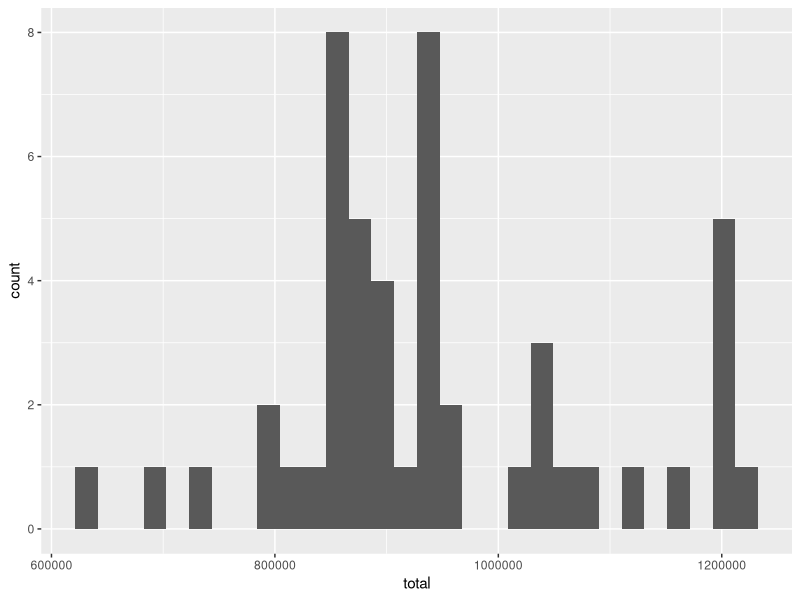
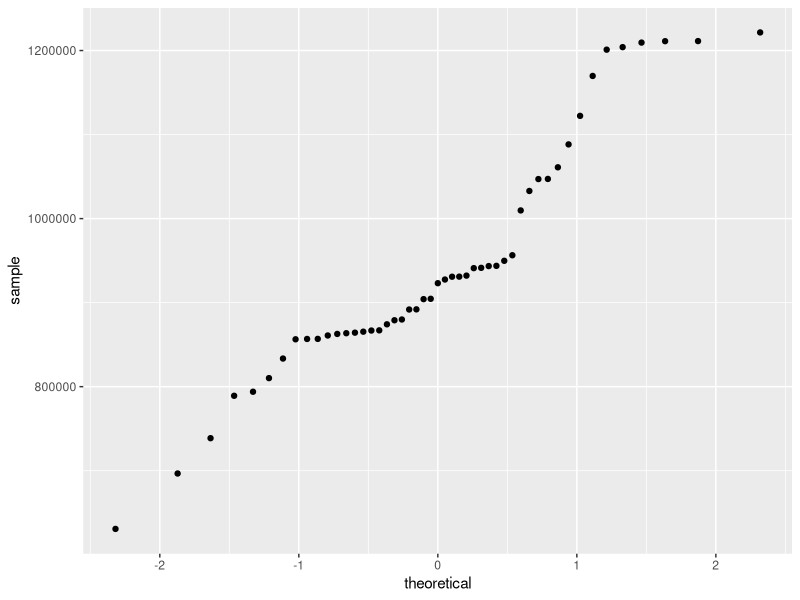
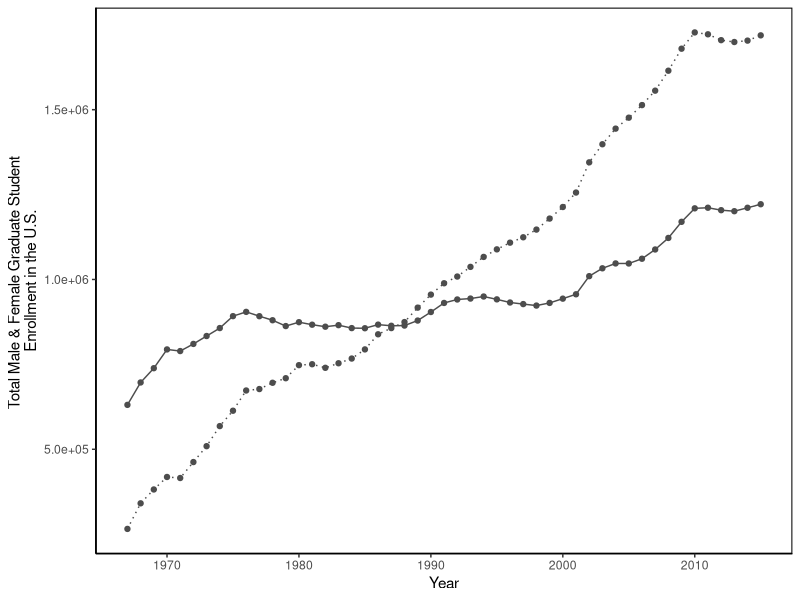

The R script that drew these images, in order: (Note: this script raises an error after producing the figures.)
## ---- chunk 1
knitr::opts_chunk$set(echo = TRUE)
## ---- chunk 2

library(tidyverse)

enrollment <- read_csv("grad_enrollment_copy.csv")
## ---- chunk 3

# SOURCE: U.S. Department of Education, National Center for Education Statistics, Higher Education General Information Survey (HEGIS), “Fall Enrollment in Colleges and Universities” surveys, 1967 through 1985; Integrated Postsecondary Education Data System (IPEDS),“Fall Enrollment Survey” (IPEDS-EF:86-99); IPEDS Spring 2001 through Spring 2016, Fall Enrollment component. Accessed at: https:// nces.ed.gov/ programs/digest/ d16/ tables/ dt16_303.80.asp.

##############################
# subset total males and females
##############################

total_males <- enrollment %>% 
  select(year, total_males) %>% 
  mutate(total = total_males) # add column called "total" that is equal to the "total_males" column so that we can plot males and females on same plot with same y-axis

total_females <- enrollment %>% 
  select(year, total_females) %>% 
  mutate(total = total_females) # add column called "total" that is equal to the "total_females" column so that we can plot males and females on same plot with same y-axis

##############################
# plot trends through time
##############################

total_enroll_plot <- ggplot(total_males, aes(x = year, y = total)) +
  geom_point(color = "gray30") +
  geom_line(color = "gray30") +
  geom_point(data = total_females, color = "gray30") +
  geom_line(data = total_females, color = "gray30", linetype = "dotted") +
  theme_classic() +
  theme(panel.border = element_rect(colour = "black", fill = NA, size = 0.7)) +
  labs(x = "Year", y = "Total Male & Female Graduate Student \nEnrollment in the U.S.") +
  scale_y_continuous(labels = scales::scientific)

# Figure 1. Male and female graduate enrollment in the U.S. (1967-2015). Male (solid line) and female (dotted line) graduate students...

##############################
# net & percent increase in total males
##############################

m_1967 <- total_males %>% # subset 1967 males
  filter(year == 1967)

m_2015 <- total_males %>% # subset 2015 males
  filter(year == 2015)

net_males <- m_2015$total - m_1967$total # net increase from 1967-2015
perc_males <- ((m_2015$total - m_1967$total)/m_1967$total) * 100 # % increase from 1967 - 2015

##############################
# net & percent increase in total females
##############################

f_1967 <- total_females %>% # subset 1967 females
  filter(year == 1967)

f_2015 <- total_females %>% # subset 2015 females 
  filter(year == 2015)

net_females <- f_2015$total - f_1967$total # net increase from 1967-2015
per_females <- ((f_2015$total - f_1967$total)/f_1967$total) * 100 # % increase from 1967 - 2015

##############################
# check data for assumptions of 1-way 2-sample t-test
##############################

males_hist <- ggplot(data = total_males, aes(x = total)) + # males are normally distributed
  geom_histogram()
males_qq <- ggplot(data = total_males, aes(sample = total)) + # may be a little concerning...
  geom_qq()
var.test(m_1967$total, m_2015$total) # NOT WORKING

females_hist <- ggplot(data = total_females, aes(x = total)) + # not super duper normal looking
  geom_histogram(binwidth = 75000)
females_qq <- ggplot(data = total_females, aes(sample = total)) + # generally OK
  geom_qq()
var.test(f_1967$total, f_2015$total) # NOT WORKING

##############################
# conduct 1-way 2-sample t-test for males and females
##############################

t_males <- t.test(m_2015$total, m_1967$total, alternative = "greater") # SAME ERROR AS VAR.TEST
f_males <- t.test(f_2015$total, f_1967$total, alternative = "greater") # SAME ERROR AS VAR.TEST

